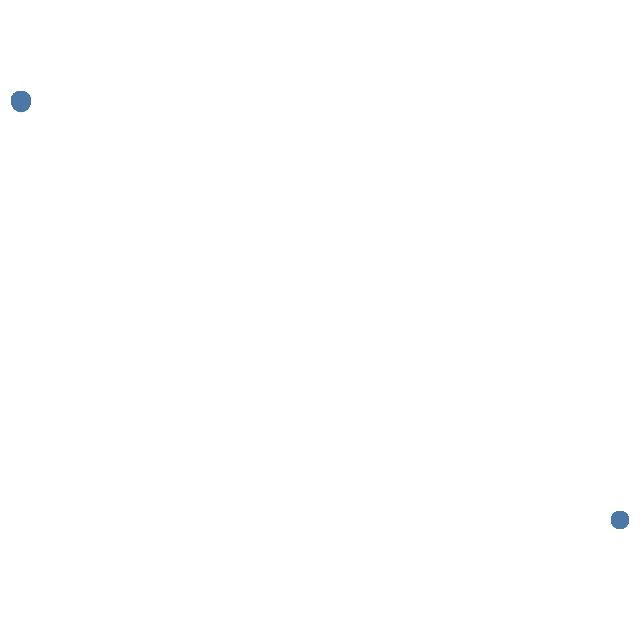

This figure's notebook cell:
### Code cell
alt.Chart(gdf.sample(500)).mark_geoshape()

### Figure 1 — Vega-Lite specification as saved in the notebook (floating-point values rounded to 4 significant figures; data arrays with more than 128 entries replaced by an {"elided": "..."} marker saying what was removed)
{"config": {"view": {"continuousWidth": 300, "continuousHeight": 300}}, "data": {"name": "data-95020f1b0964cbf57fa04f23c41e57f1"}, "mark": {"type": "geoshape"}, "$schema": "https://vega.github.io/schema/vega-lite/v5.20.1.json", "datasets": {"data-95020f1b0964cbf57fa04f23c41e57f1": {"elided": "500 records"}}}
